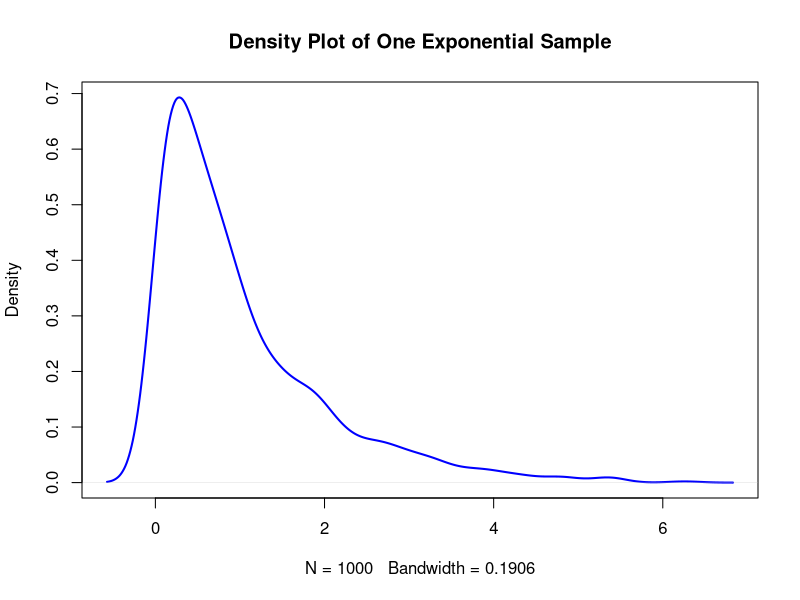
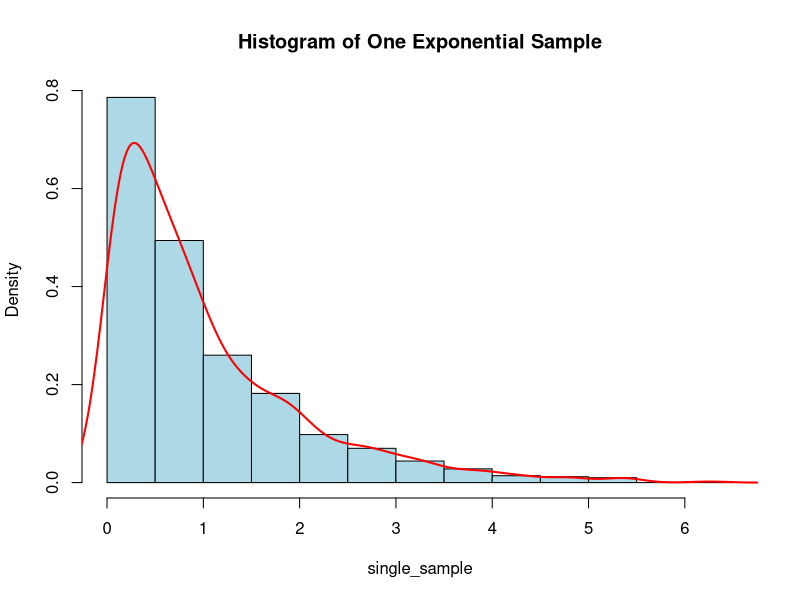
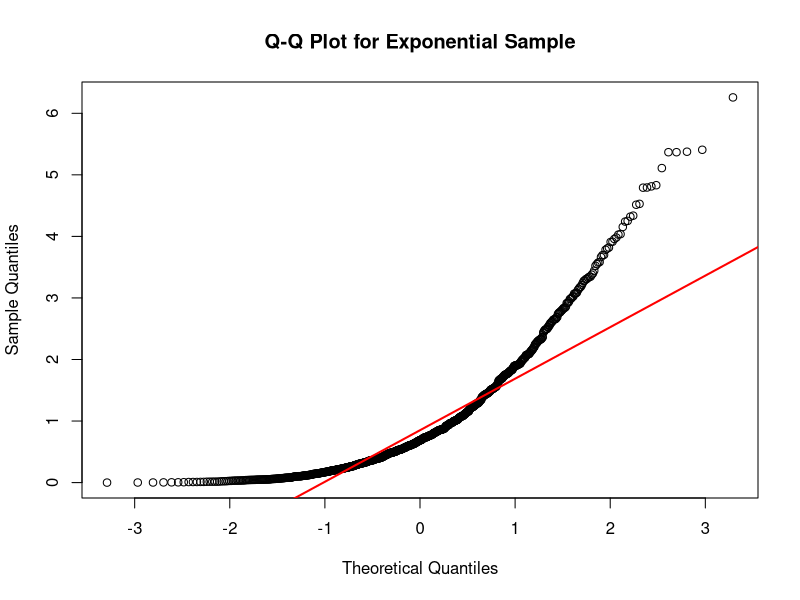
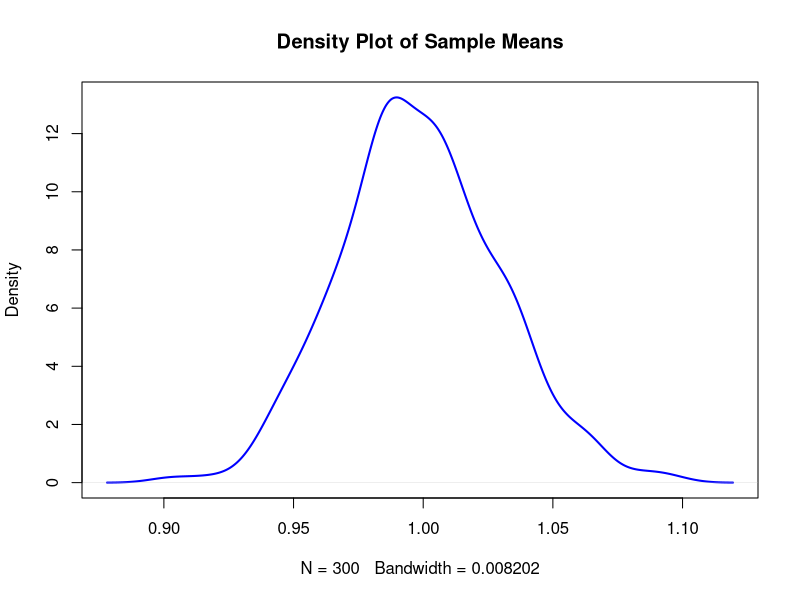
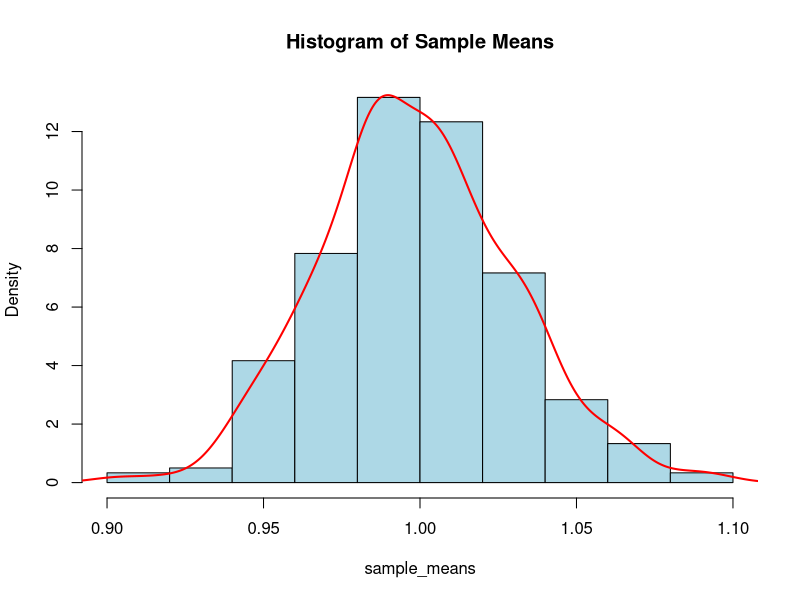
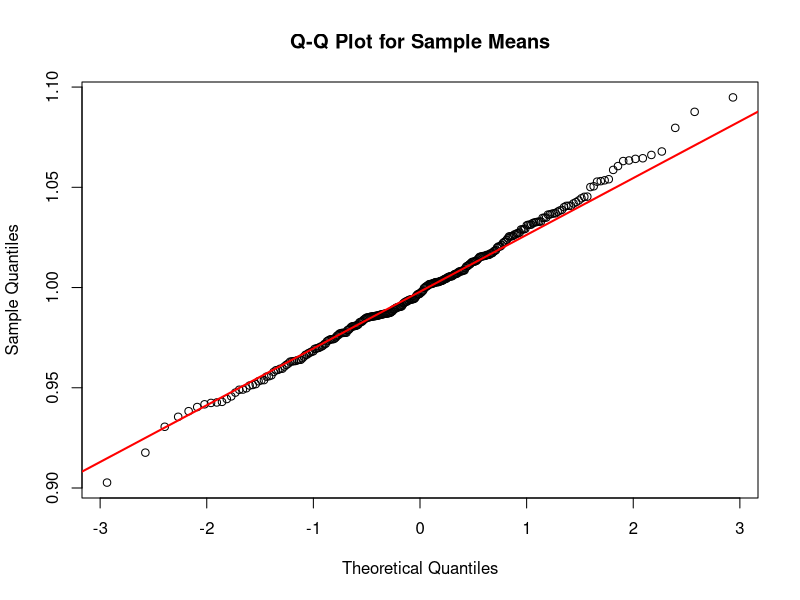

Write R code to recreate these figures, in order.
# Q4

# Part (a)

set.seed(777)
num_samples <- 300
sample_size <- 1000

# 300 samples of size 1000 of Exp(1)
samples <- matrix(rexp(num_samples * sample_size, rate = 1), 
                  nrow = sample_size, 
                  ncol = num_samples)

single_sample <- samples[, 1]

plot(density(single_sample), 
     main = "Density Plot of One Exponential Sample", 
     col = "blue", 
     lwd = 2)

hist(single_sample, 
     prob = TRUE, 
     main = "Histogram of One Exponential Sample", 
     col = "lightblue")
lines(density(single_sample), col = "red", lwd = 2)

qqnorm(single_sample, main = "Q-Q Plot for Exponential Sample")
qqline(single_sample, col = "red", lwd = 2)


# Part (b)


sample_means <- apply(samples, 2, mean)

sample_means

plot(density(sample_means), 
     main = "Density Plot of Sample Means", 
     col = "blue", 
     lwd = 2)

hist(sample_means, 
     prob = TRUE, 
     main = "Histogram of Sample Means", 
     col = "lightblue")
lines(density(sample_means), col = "red", lwd = 2)

qqnorm(sample_means, main = "Q-Q Plot for Sample Means")
qqline(sample_means, col = "red", lwd = 2)




